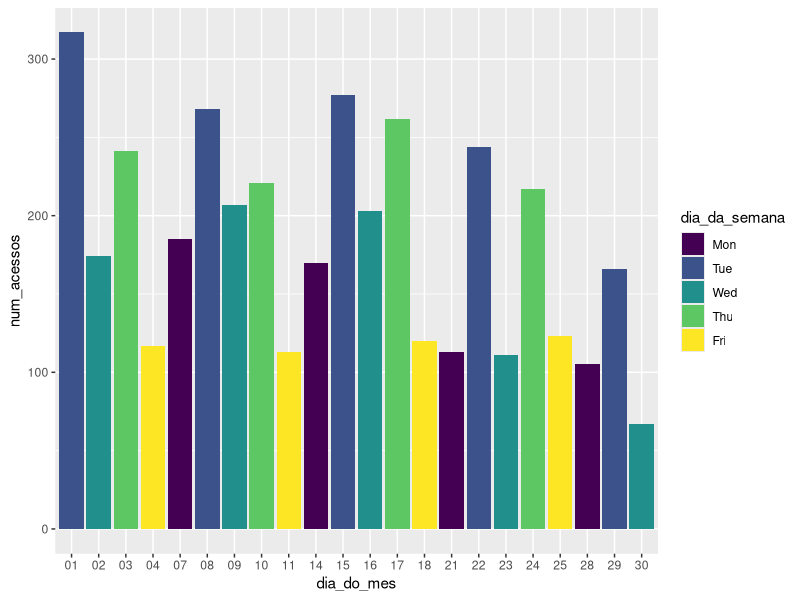
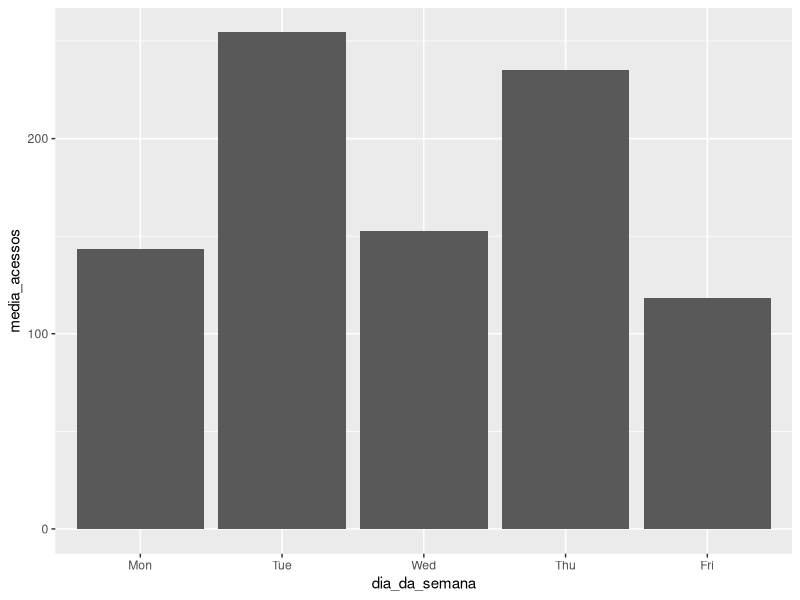
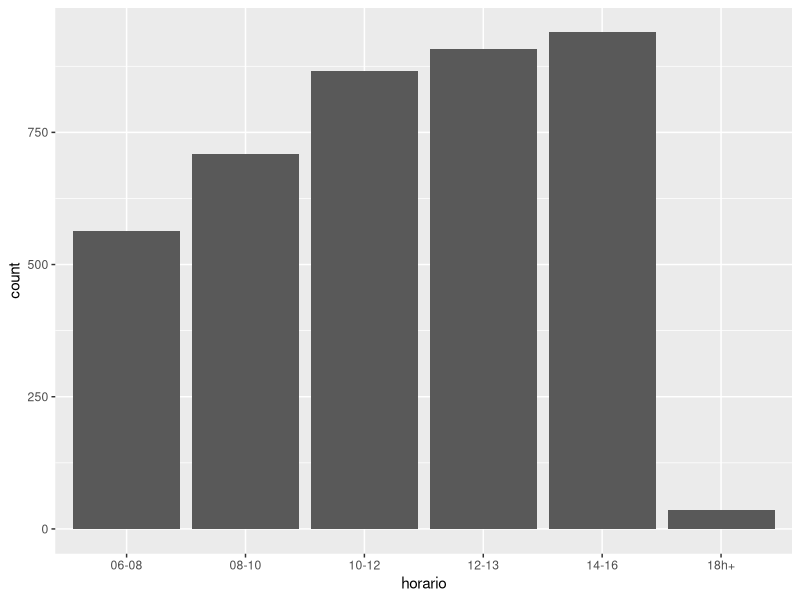
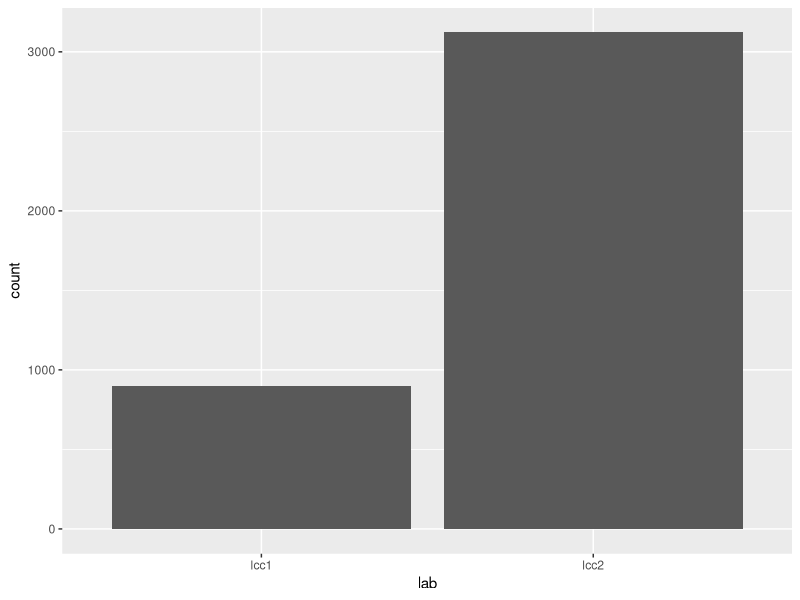
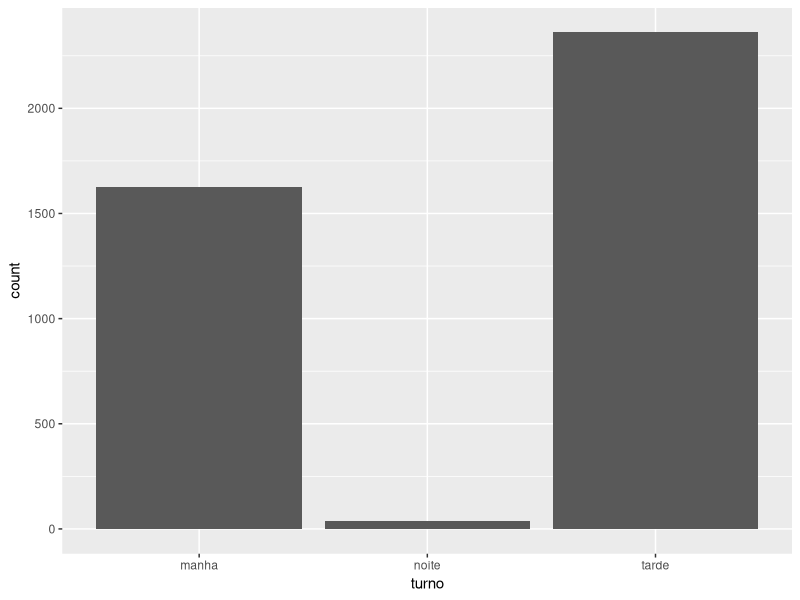
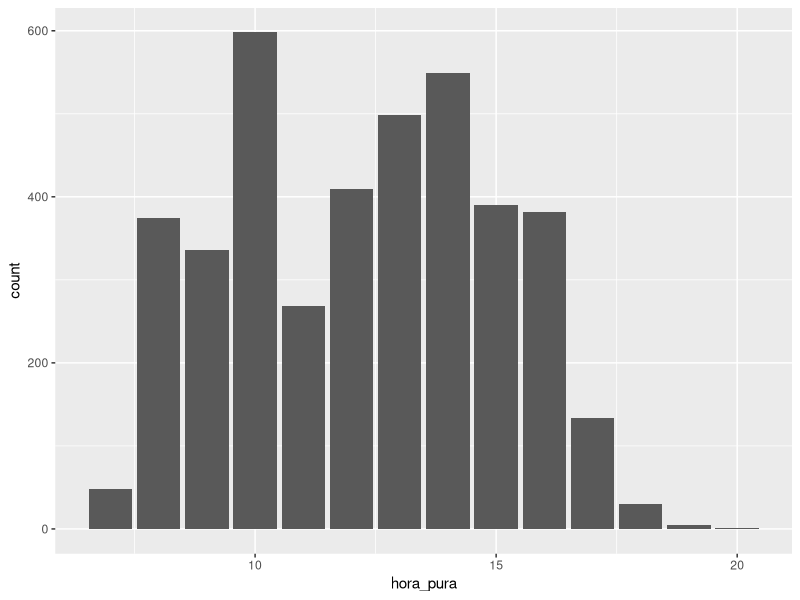
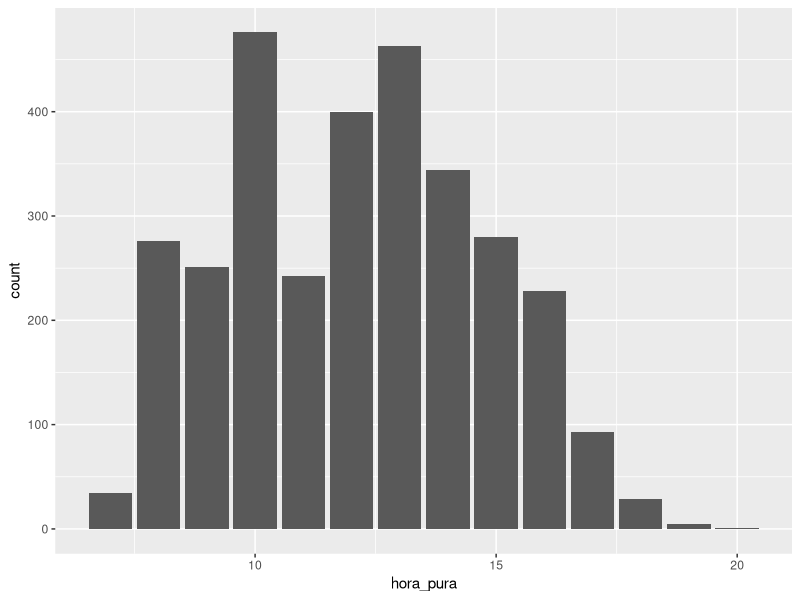
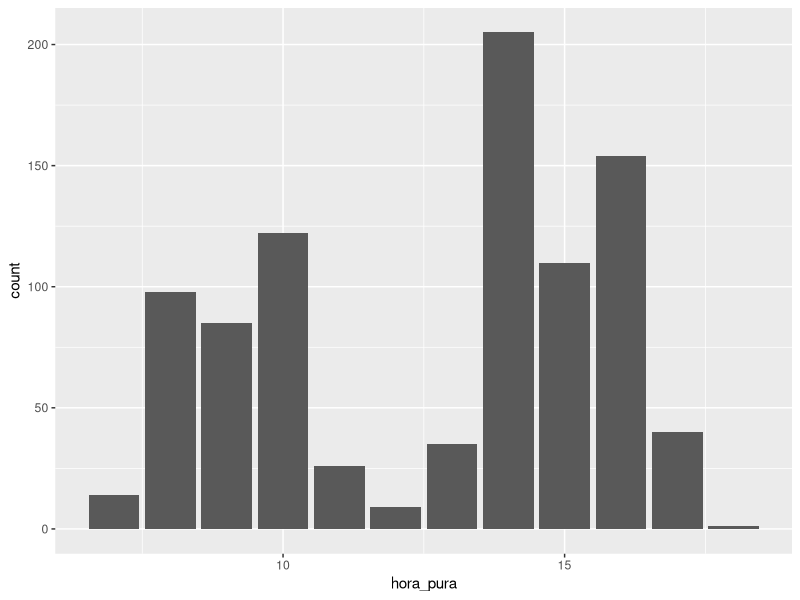

Reproduce these figures in R, in order. (Note: this script raises an error after producing the figures.)
library(tidyverse)
library(readr)
library(dplyr)
library(lubridate)
library(ggplot2)
library(tidyr)
library(cluster) # Adicionei pra plotar o kmeans
library(fpc) # Adicionei pra plotar o kmeans

#setwd("~/guardians") # workspace Livia
setwd("/Users/amandaluna/Documents/guardians") # workspace Amanda
dados <- read_csv("logs.txt", col_names = c("mes", "dia_do_mes", "hora", "maquina", "status", "usuario"))

dados <- dados %>% mutate(data = paste("2017", mes, dia_do_mes, sep = "-"), dia_da_semana = wday(data, label = T))
sessoes_abertas <- dados %>% filter(status == "opened")

# super data frame com todos os dados
super <- setNames(do.call(rbind.data.frame, strsplit(sessoes_abertas$maquina, "-")), c("lab", "maquina"))
super <- sessoes_abertas %>% mutate(hora_pura = hour(sessoes_abertas$hora))
super <- super %>% mutate(turno = if_else(hora_pura %in% 05:11, "manha",
                                          if_else(hora_pura %in% 12:17, "tarde",
                                                  if_else(hora_pura %in% 18:24, "noite", "madrugada"))))
super <- super %>% mutate(horario = if_else(hora_pura %in% 08:09, "08-10", # 14h as 16h maior pico
                                            if_else(hora_pura %in% 10:11, "10-12",
                                                    if_else(hora_pura %in% 12:14, "12-13",
                                                            if_else(hora_pura %in% 14:15, "14-16",
                                                                    if_else(hora_pura %in% 18:24, "18h+", "06-08"))))))
r <- setNames(do.call(rbind.data.frame, strsplit(sessoes_abertas$maquina, "-")), c("lab", "maquina"))
super <- super %>% mutate(lab = r$lab)

# acessos pelo dia do mes e da semana
sessoes <- sessoes_abertas %>% subset(select=c("dia_da_semana", "dia_do_mes"))
freq_dia <- sessoes %>% group_by(dia_da_semana, dia_do_mes) %>% summarise(num_acessos = n())
freq_dia %>% ggplot(aes(x = dia_do_mes, y = num_acessos, fill = dia_da_semana)) + geom_bar(stat = "identity")

# acessos no mês de acordo com o dia da semana
freq_mensal <- freq_dia %>% group_by(dia_da_semana) %>% summarise(media_acessos = mean(num_acessos)) # Os mts de lp1 não estão computados 
freq_mensal %>% ggplot(aes(x = dia_da_semana, y = media_acessos)) + geom_bar(stat = "identity")

# extraindo colunas do lab, da "hora pura", do turno
r <- setNames(do.call(rbind.data.frame, strsplit(sessoes_abertas$maquina, "-")), c("lab", "maquina"))
sessoes_abertas <- sessoes_abertas %>% mutate(lab = r$lab)
sessoes_abertas <- sessoes_abertas %>% mutate(hora_pura = hour(sessoes_abertas$hora))
sessoes_abertas <- sessoes_abertas %>% mutate(turno = if_else(hora_pura %in% 05:11, "manha",
                                                              if_else(hora_pura %in% 12:17, "tarde",
                                                                      if_else(hora_pura %in% 18:24, "noite", "madrugada"))))

# sessoes por blocos de 2 horas
sessoes_abertas <- sessoes_abertas %>% mutate(horario = if_else(hora_pura %in% 08:09, "08-10", # 14h as 16h maior pico
                                                              if_else(hora_pura %in% 10:11, "10-12",
                                                                      if_else(hora_pura %in% 12:13, "12-13",
                                                                        if_else(hora_pura %in% 14:15, "14-16",
                                                                          if_else(hora_pura %in% 18:24, "18h+", "06-08"))))))

sessoes_abertas %>% ggplot(aes(x = horario)) + geom_bar() # 14h as 16h é o horário de pico 

# graficos do turno de acesso por lcc
sessoes_abertas %>% ggplot(aes(x = lab)) + geom_bar()
sessoes_abertas %>% ggplot(aes(x = turno)) + geom_bar()
sessoes_abertas %>% ggplot(aes(x = hora_pura)) + geom_bar() # ao contrario do que se esperava, 

#o horario de mais acesso ao lcc é as 10 hrs
lcc2_acesso <- sessoes_abertas %>% filter(lab == "lcc2")
lcc2_acesso %>% ggplot(aes(x = hora_pura)) + geom_bar()

lcc1_acesso <- sessoes_abertas %>% filter(lab == "lcc1")
lcc1_acesso %>% ggplot(aes(x = hora_pura)) + geom_bar() # maior quantudade de acesso as 14 hrs
lcc1_acesso %>% ggplot(aes(x = dia_da_semana)) + geom_bar()

# usuarios que mais logaram nas maquinas
sessoes_por_usuario <- sessoes_abertas %>% subset(select=c("usuario"))
acessos_usuarios <- sessoes_por_usuario %>% group_by(usuario) %>% summarise(num_acessos = n())
acessos_usuarios <- acessos_usuarios[order(acessos_usuarios$num_acessos,decreasing = T),]

# maquinas que tiveram mais acessos
sessoes_por_maquina <- sessoes_abertas %>% subset(select=c("maquina"))
acessos_maquinas <- sessoes_por_maquina %>% group_by(maquina) %>% summarise(num_acessos = n())
acessos_maquinas <- acessos_maquinas[order(acessos_maquinas$num_acessos,decreasing = T),] # As do começo do lcc2

######################################################
clus <- kmeans(acessos_usuarios,centers = 4,nstart = 25) # Só deu pra fazer kmeans disso :/
clusplot(acessos_usuarios,clus$cluster,color = T,shade = T,labels = 2,lines = 0) # Deu esse ngç bugado
